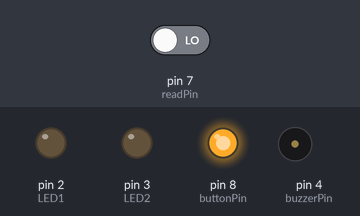
Bench run of a sketch on a simulated Arduino Uno, built with avr-gcc and run on an emulated ATmega328P. Parts: output pins drawn as LEDs (lit = HIGH), buzzer (waves = sounding). Dashed ring = blinking. The inputs (shaded band) are chosen by the test bench; at power-on: pin 7 (readPin) LOW. What the sketch prints to the serial monitor is not drawn.

Above: at 1.2 s.
1.3 s: pin 7 (readPin) driven HIGH
At 1.4 s:
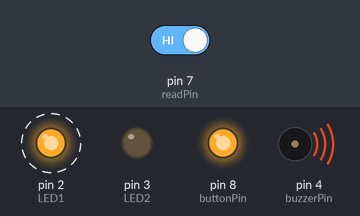
4.3 s: pin 7 (readPin) driven LOW
At 4.4 s:
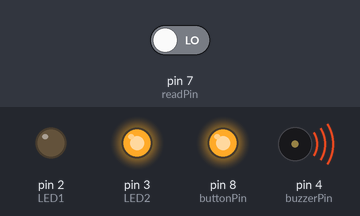
Timing chart, 0 to 7.3 s (numbered marks = the images above; inputs shaded):
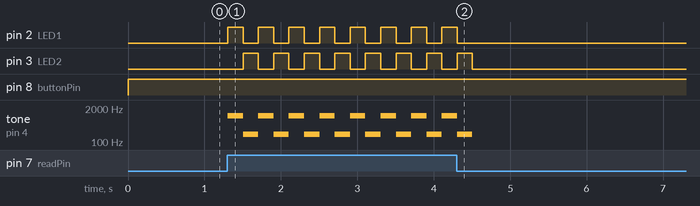

Measured:
- after the input at 1.3 s, pin 2 (LED1): alternates HIGH for 0.20 s and LOW for 0.20 s, starting at once; pin 3 (LED2): alternates HIGH for 0.20 s and LOW for 0.20 s, starting after 0.21 s; tone on pin 4 (buzzerPin): alternates 1000 Hz for 0.20 s and 200 Hz for 0.20 s, starting at once
- after the input at 4.3 s, pin 2 (LED1): goes on until 4.3 s, then stays LOW; pin 3 (LED2): goes on until 4.5 s, then stays LOW

The sketch:

Challenge_Project_1_Police_Car_AnswerKey.ino
```cpp
int LED1 = 2; //This is the pin that the electricity information will go to. Put in the correct number.
int LED2 = 3;
int buzzerPin = 4; //This will give electricity to the buzzer. Put in the correct number.
int readPin = 7;
int buttonPin = 8; //This pin is the digitalWrite() pin and will give electricty. Put in the correct number.

void setup() {
  Serial.begin(9600);
  pinMode(readPin, INPUT);
  pinMode(buttonPin, OUTPUT );
  pinMode(LED1, OUTPUT );
  pinMode(LED2, OUTPUT);
}

void loop() {

  digitalWrite(buttonPin, HIGH);
  int reading = digitalRead(readPin);

  Serial.println(reading);

  if(reading == 1)
  {
    tone(buzzerPin, 1000);
    digitalWrite(LED1, HIGH);
    digitalWrite(LED2, LOW);
    delay(200);

    tone(buzzerPin, 200);
    digitalWrite(LED1, LOW);
    digitalWrite(LED2, HIGH);
    delay(200);
  }
  else if(reading == 0)
  {
    noTone(buzzerPin);
    digitalWrite(LED1, LOW);
    digitalWrite(LED2, LOW);
  }
}
```
